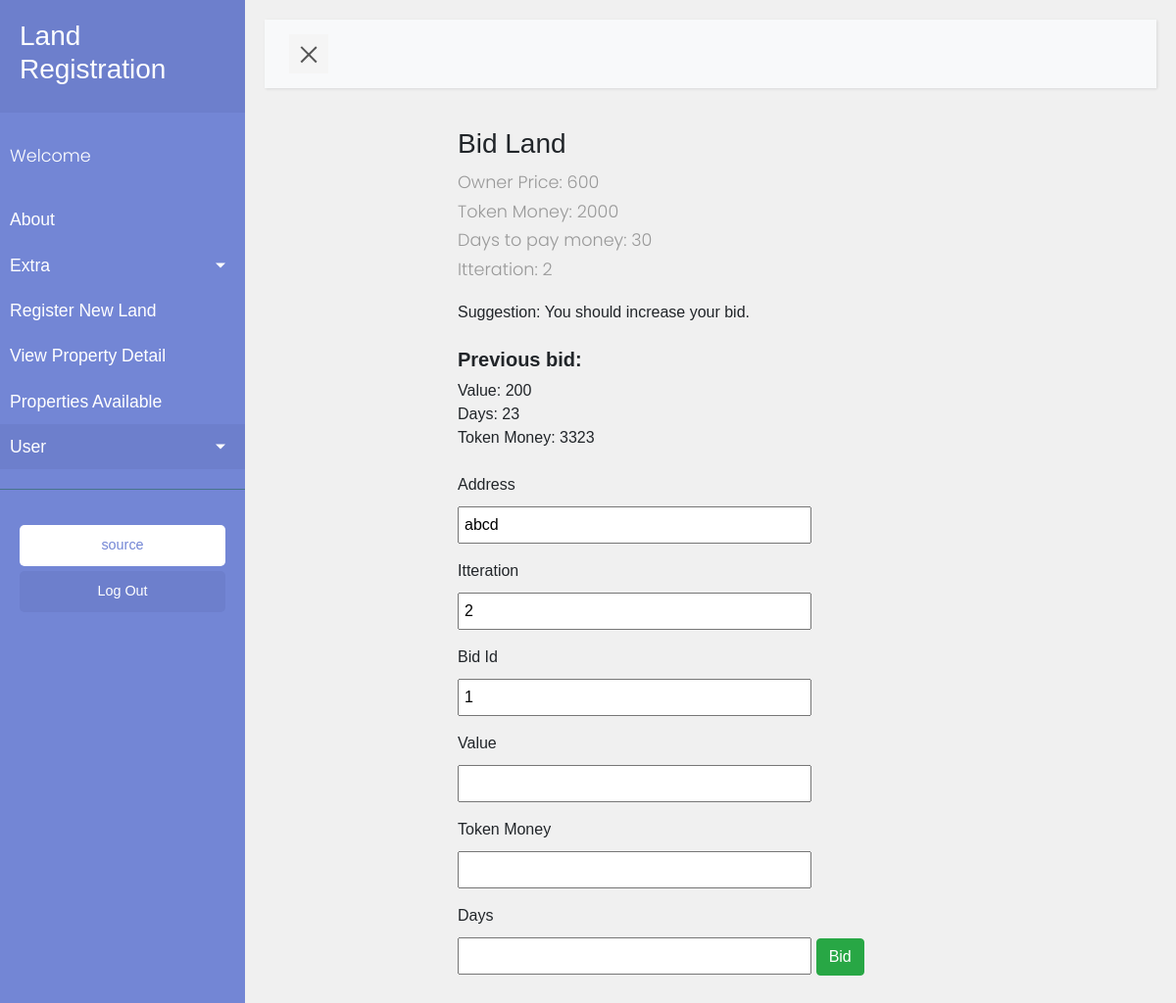
/bid/1/ (signed in), run on the app's committed database.
### land/models.py (models this page shows, shortened)
class BidLand(models.Model):
    land = models.ForeignKey(Land ,on_delete = models.CASCADE, related_name = 'lands')
    price = models.PositiveIntegerField()
    owner = models.CharField(max_length=100)
    timestamp = models.DateTimeField(auto_now=True, null=True, blank=True)
    itter = models.PositiveIntegerField(default = 1)
    active = models.BooleanField(default = False)
    sell_to = models.CharField(max_length=100, null = True, blank = True)
    selling_value = models.PositiveIntegerField(null = True, blank = True)
    days = models.PositiveIntegerField(default = 30)
    token_money = models.PositiveIntegerField(default = 0)

class Bid(models.Model):
    bid_land = models.ForeignKey(BidLand ,on_delete = models.CASCADE, related_name = 'bidlands')
    value = models.PositiveIntegerField()
    account = models.CharField(max_length=100)
    buyer = models.BooleanField(default = True)
    itter = models.PositiveIntegerField(default = 0)
    message = models.TextField(null = True, blank = True)
    timestamp = models.DateTimeField(auto_now=True, null=True, blank=True)
    days = models.PositiveIntegerField(default = 30)
    token_money = models.PositiveIntegerField(default = 0)

### user/models.py (models this page shows)
class User(AbstractBaseUser, PermissionsMixin):
    platformArray=(
        ('android',('android')),
        ('ios',('ios')),
    )
    account_address = models.CharField(max_length = 100)
    email = models.EmailField(_('email address'))
    username = models.CharField(_('username'),max_length = 50, unique=True)
    name = models.CharField(_('name'), max_length=30, blank=True)
    is_active = models.BooleanField(_('active'), default=True)
    is_staff = models.BooleanField(_('staff'), default = True)
    objects = UserManager()
    USERNAME_FIELD = 'username'
    class Meta:
        verbose_name = _('user')
        verbose_name_plural = _('users')

### land/views.py (the view)
# urls.py: url(r'^bid/(?P<pk>\d+)/$',bidding       ,name="bidding"),
@login_required(login_url='/user/login')
def bidding(request,pk):
    context ={
        "land_number": pk,
        "bidder_address": request.user.account_address,
    }
    land_obj = Land.objects.filter(land_id = pk)
    if land_obj.exists():
        land_obj = land_obj.first()
        bid_land_obj = land_obj.lands.all()[0] # have to fetch the latest bid
        context['land'] = bid_land_obj
        if bid_land_obj.itter > 1:
            context['suggestion'] = optimization(bid_land_obj, request.user.account_address)
            context['previous_bid'] = bid_land_obj.bidlands.get(itter = bid_land_obj.itter -1, account = request.user.account_address)
    return render(request, 'bid.html',context)

### templates/bid.html (shortened to what this page needs)
{% extends 'base.html' %}
   {% block content %}
    <div class="container">
        <h3 id="">Bid Land</h3>
           <p>
            Owner Price: {{land.price}}
            <br>
            Token Money: {{land.token_money}}
               <br>
            Days to pay money: {{land.days}}
            <br>
            Itteration: {{land.itter}}
        </p>
        {% if land.itter > 1 %}
            Suggestion: {{suggestion}}
            <br>
            <br>
            <h5><strong>Previous bid:</strong></h5>
            Value: {{previous_bid.value}}
            <br> Days: {{previous_bid.days}}
            <br> Token Money: {{previous_bid.token_money}}
        {% endif %}
        <br>
        <br>
        <form action="/bid/save/" method="post">
        <label for="address">Address</label>
        <input type="text" name = "address" id="address" readonly value = {{bidder_address}}>
        <label for="itter">Itteration</label>
        <input type="text" name = "itter" id="itter" readonly value = {{land.itter}}>
<label for="=id">Bid Id</label>
        <input type="text" name = "id" id="id" readonly value = {{land.id}}>
        <label for="value">Value</label>
        <input type="number" id="value" name = "value">
        <label for="token_money">Token Money</label>
        <input type="number" id="token_money" name = "token_money">
        <label for="days">Days</label>
        <input type="number" id="days" name = "days">
        <button class="btn btn-success" type="submit" id="register_button">Bid</button>
        </form>
        <br>
        <br>
    </div>
{% endblock %}

### static_files/sidebar.css (style rules this page uses)
body { font-family: 'Poppins', sans-serif; background: #fafafa; }
p { font-family: 'Poppins', sans-serif; font-size: 1.1em; font-weight: 300; line-height: 1.7em; color: #999; }

### static_files/register_new_land.css (style rules this page uses)
body { background-color:#F0F0F0; font-family: 'Raleway','Source Sans Pro', 'Arial'; }
.container { width: 60%; margin: 0 auto; }
label { display:block; margin-bottom:10px; }
input { padding:5px !important; width: 70%; margin-bottom: 1em !important; }

### data on the page
BidLand: price "600", token_money "2000", days "30", itter "2", id "1"
Bid: value "200", days "23", token_money "3323"
User: address "abcd"

### other printed values
{{ suggestion }} "You should increase your bid."
